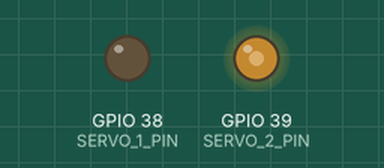
This sketch was run on a simulated ESP32. On the bench: output pins drawn as LEDs (lit = HIGH). What the sketch prints to the serial monitor is not drawn.

Above: at 3.05 s.
Timing chart, 0 to 11.3 s (numbered marks = the images above):
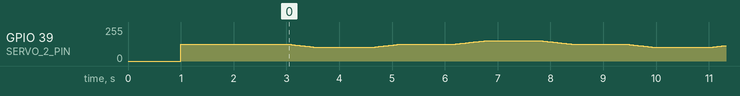

The sketch:

servo.ino
```cpp
#include <Arduino.h>

// Define pins
const uint8_t SERVO_1_PIN = 38;
const uint8_t SERVO_2_PIN = 39;

// PWM configuration
const uint32_t PWM_FREQ = 333;
const uint8_t PWM_RESOLUTION = 14;
const uint8_t PWM_CHANNEL = 0;

// Movement speed configuration
const int PULSE_STEP = 5;       // Microseconds
const int STEP_DELAY = 10;      // Milliseconds

int currentPulse = 1500;

// Generate PWM signal for both servos
void setServoPulse(int pulse_us) {

  uint32_t duty = (uint32_t)(
    (uint64_t)pulse_us * PWM_FREQ *
    (1UL << PWM_RESOLUTION) / 1000000
  );

  ledcWriteChannel(PWM_CHANNEL, duty);
}

// Gradually move both servos
void moveServos(int targetPulse) {

  while (currentPulse != targetPulse) {

    if (currentPulse < targetPulse) {
      currentPulse = min(
        currentPulse + PULSE_STEP, targetPulse
      );
    }
    else {
      currentPulse = max(
        currentPulse - PULSE_STEP, targetPulse
      );
    }

    setServoPulse(currentPulse);
    delay(STEP_DELAY);
  }

  Serial.print("Target pulse reached: ");
  Serial.println(currentPulse);
}

void setup() {
  Serial.begin(115200);
  delay(1000);

  bool servo1 = ledcAttachChannel(
    SERVO_1_PIN, PWM_FREQ,
    PWM_RESOLUTION, PWM_CHANNEL
  );

  bool servo2 = ledcAttachChannel(
    SERVO_2_PIN, PWM_FREQ,
    PWM_RESOLUTION, PWM_CHANNEL
  );

  if (!servo1 || !servo2) {
    Serial.println("PWM initialization failed!");

    while (true) {
      delay(1000);
    }
  }

  Serial.println("Both servos initialized!");

  // Centre both servos
  setServoPulse(currentPulse);
  delay(2000);
}

void loop() {

  moveServos(1200);
  delay(1000);

  moveServos(1500);
  delay(1000);

  moveServos(1800);
  delay(1000);

  moveServos(1500);
  delay(1000);
}
```
